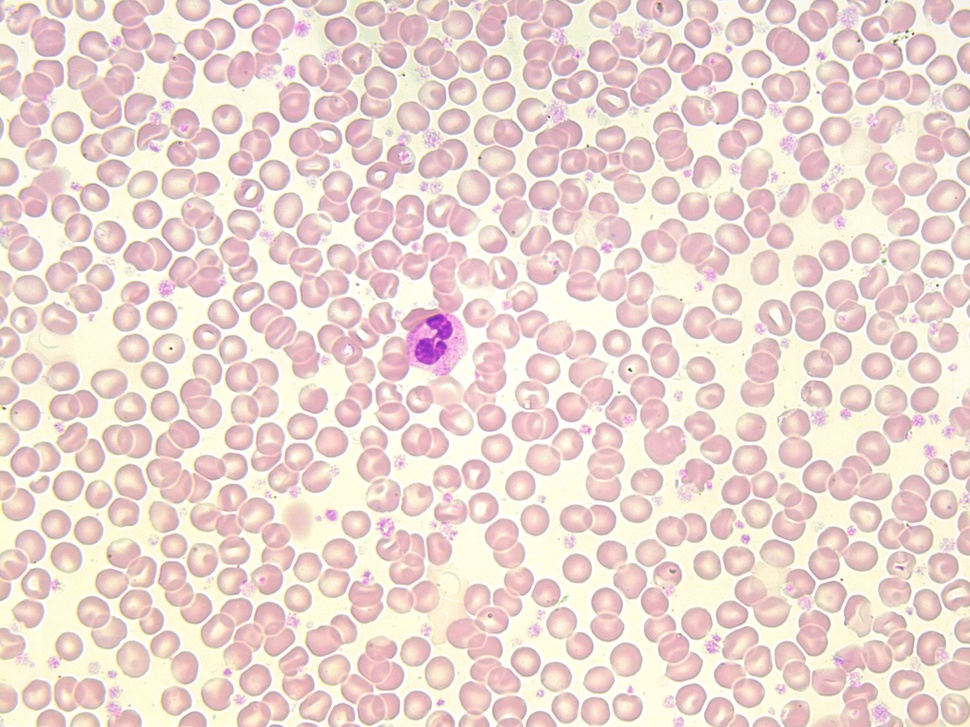
%> input picture Playground/CBC_RBCs_count/smear2.jpg, 970 x 727 px, shrunk from 2048 x 1536 before the run
$ octave CBC_RBC_Morph.m   (GNU Octave 9; MATLAB toolbox functions it lacks are replaced by stand-ins)
%> lines starting %> are read from the running program, lines starting %| are printed output that depends on the picture; in (x1, y1, x2, y2) boxes, pixels count from 0 and x2, y2 are one past the last pixel; in counts of white or black regions, pixels touching at a corner belong together; the program's own positions count from 1
% Load the image package
pkg load image
clc , close all , clear all
% Read the blood smear image
img = imread('smear2.jpg');
%> img is the input picture: size 727x970x3 uint8; mean R, G, B 235.7, 214.9, 208.6

% Convert the image to grayscale
gray_img = rgb2gray(img);
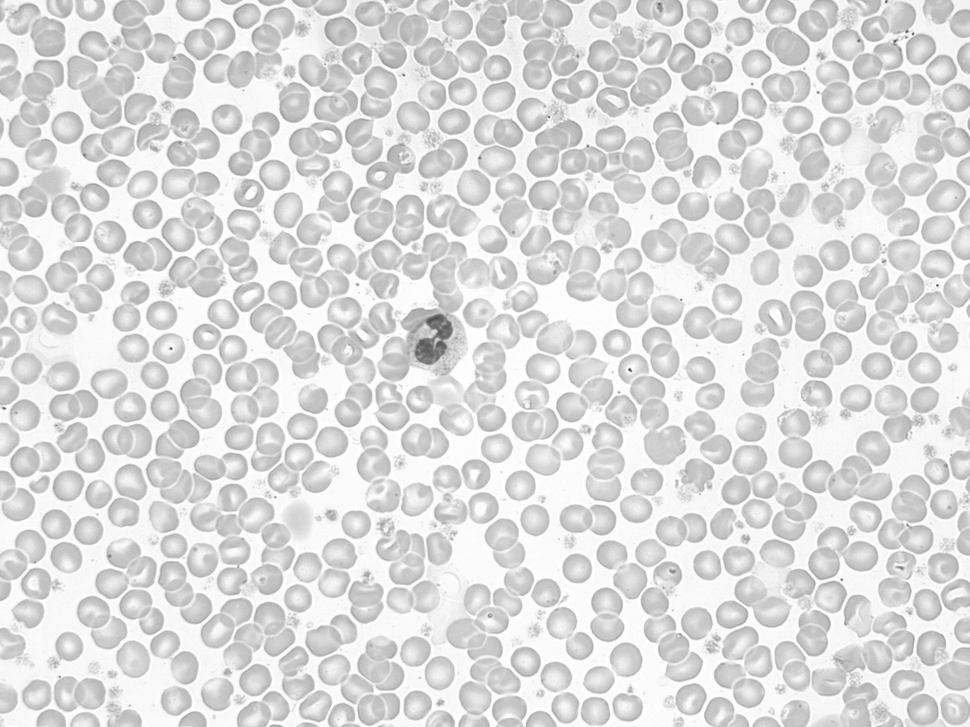
%> gray_img: size 727x970 uint8; min 72, max 255, mean 220.4

% Apply a median filter to reduce noise
filtered_img = medfilt2(gray_img);

% Use edge detection (Canny) to find edges in the image
edges = edge(filtered_img, 'canny');
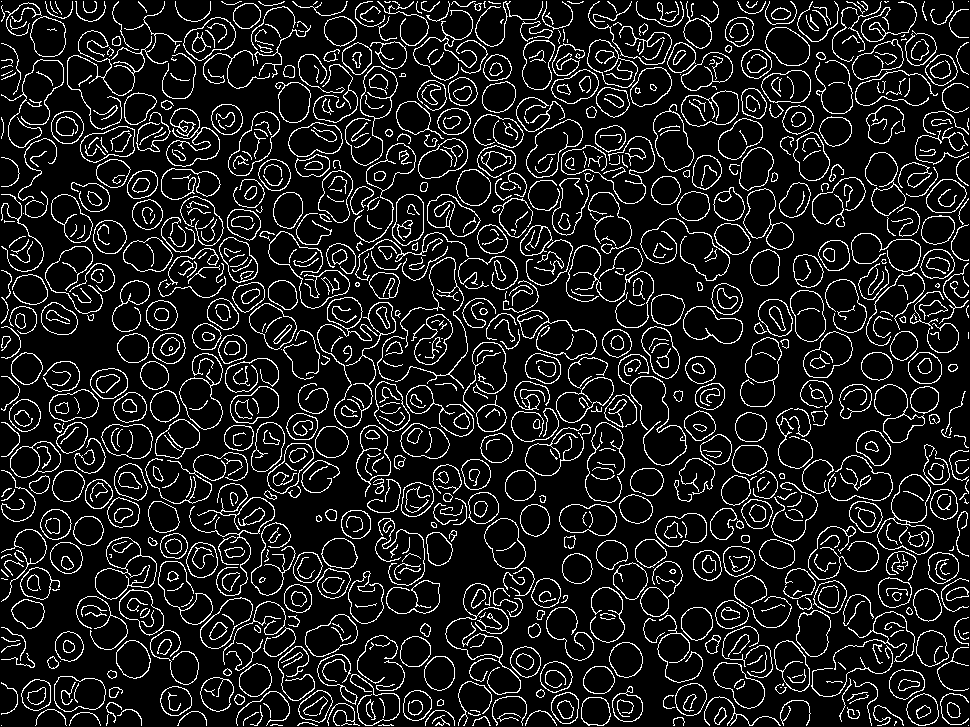
%> edges: size 727x970 logical; 11.7% white in thin lines or dots

% Create a disk-shaped structuring element
function se = disk(radius)
    [X, Y] = meshgrid(-radius:radius, -radius:radius);
    se = (X.^2 + Y.^2) <= radius^2;
end

% Perform a morphological closing operation to close small gaps in the edges
se_close = disk(0.6);
closed_edges = imclose(edges, se_close);

% Fill the holes in the detected edges
filled_img = imfill(closed_edges, 'holes');
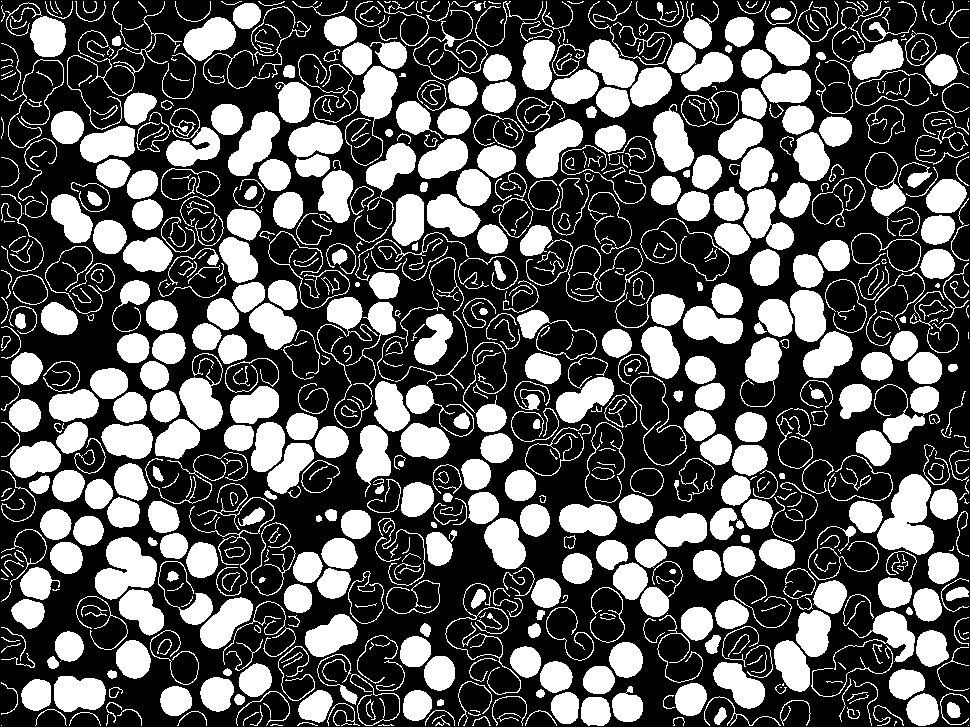
%> filled_img: size 727x970 logical; 36.6% white; 827 white regions (117 under 20 px), largest, box (x1, y1, x2, y2) and area: (877, 474, 934, 555) 2938, (95, 537, 157, 600) 2448, (526, 119, 583, 178) 1909

% Perform morphological opening to remove small objects
se_open = disk(1);
opened_img = imopen(filled_img, se_open);
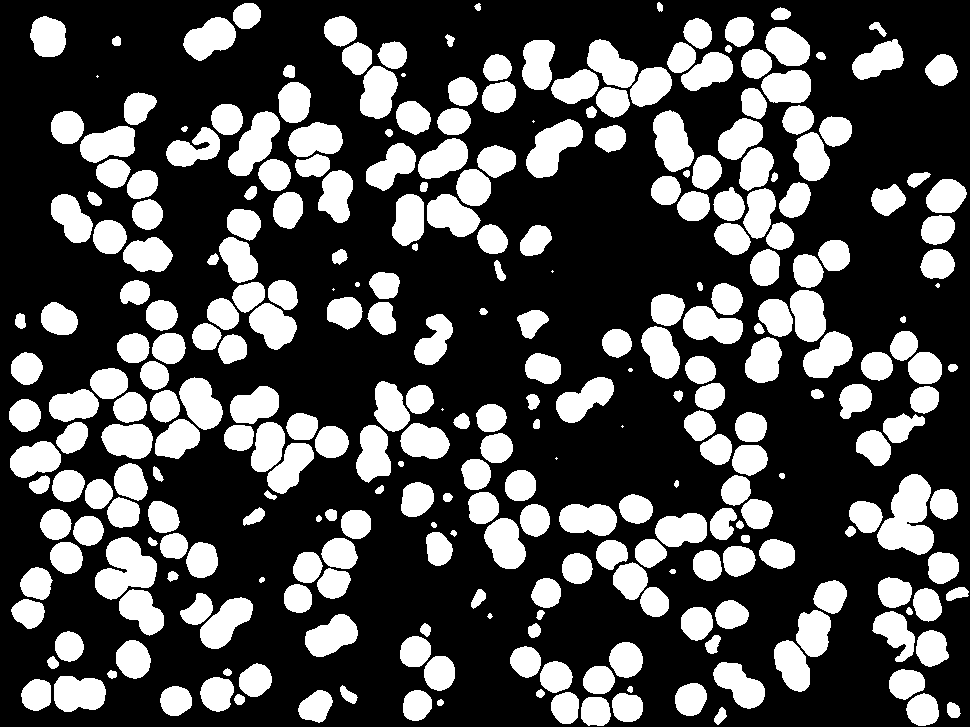
%> opened_img: size 727x970 logical; 30.7% white; 303 white regions (10 under 20 px), largest, box (x1, y1, x2, y2) and area: (877, 474, 934, 555) 2937, (95, 537, 157, 600) 2448, (526, 119, 583, 178) 1909

% Label connected components in the image
[labeled_img, num_objects] = bwlabel(opened_img);
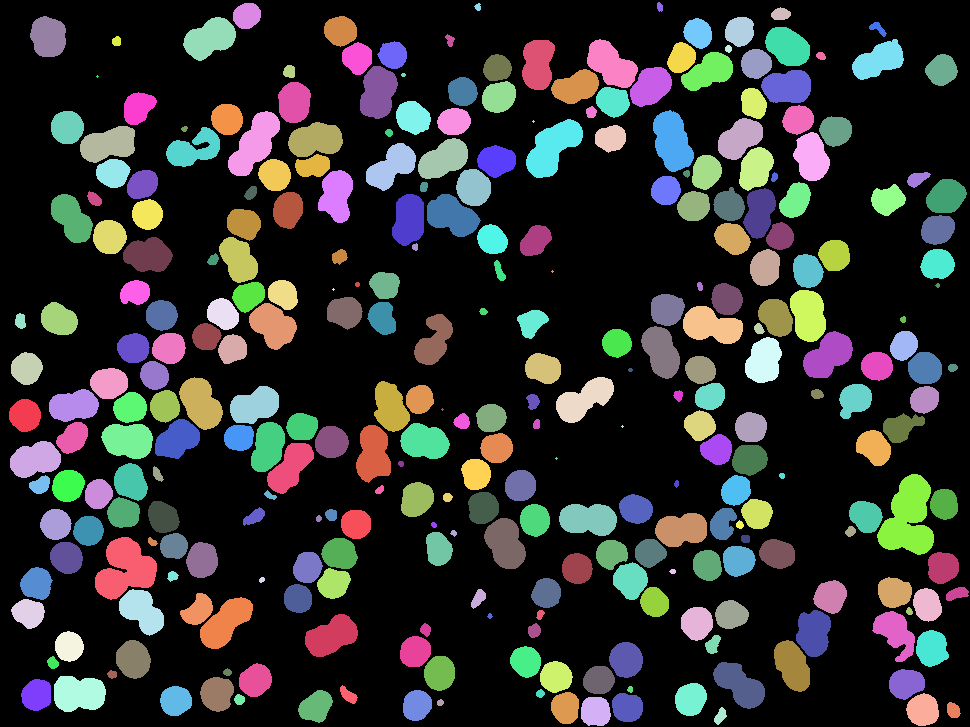
%> labeled_img: size 727x970 double; 304 distinct labels, from 0 to 303; one colour per label, 0 black
%> num_objects = 303

% Print the count of RBCs
disp(['Number of detected objects: ', num2str(num_objects)]);
%| Number of detected objects: 303

% Measure properties of image regions (objects)
props = regionprops(labeled_img, 'Area', 'Perimeter', 'Centroid');
%> props = 303 regions; largest, Area, Centroid and Perimeter: 2937 [909.1 518.8] 268.4, 2448 [125.8 569.8] 240.7, 1909 [553.3 148.1] 182.1, 1828 [255.3 144.4] 182.8, 1747 [672.9 142] 163.3

% Initialize counter for RBCs
rbc_count = 0;

% Display the original image
imshow(img);
hold on;

% Loop through each detected object to determine if it's an RBC
for i = 1:num_objects
    % Calculate the circularity of each object
    circularity = (4 * pi * props(i).Area) / (props(i).Perimeter ^ 2);

    % Check if the object is roughly circular and within size range for RBCs
    if circularity > 0.01 %&& props(i).Area > 100 && props(i).Area < 8000
        rbc_count = rbc_count + 1;

        % Draw a circle around the detected RBC
        radius = sqrt(props(i).Area / pi);
        viscircles(props(i).Centroid, radius, 'EdgeColor', 'g', 'LineWidth', 2);
    end
end
%> this loop made 303 passes
%> (circularity, radius) on passes 1 to 12: (1.06, 16.11), (0.876, 20.83), (1.05, 15.88), (0.999, 15.2), (1.04, 6.58), (0.988, 15.93), (1.04, 15.63), (0.97, 9.3), (0.995, 19.41), (1.05, 15.55), (1.01, 17.13), (1.11, 5.84)
%> after the loop, radius = 4.51; rbc_count = 303

% Display the count of RBCs
title(['Detected RBCs: ', num2str(rbc_count)]);
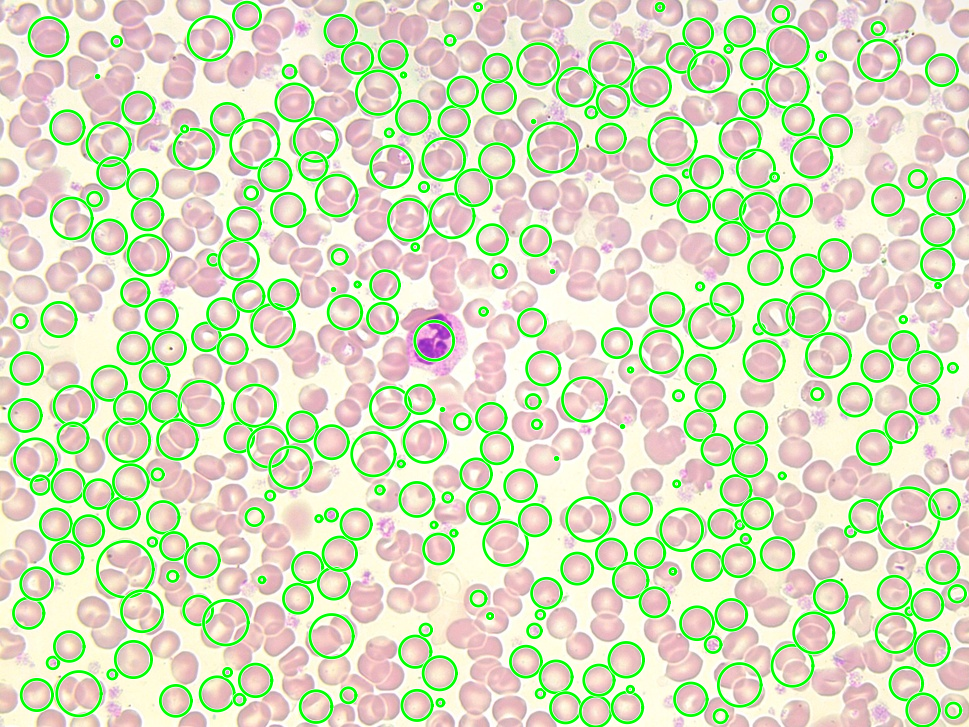
%> figure redrawn from the program's plot data; its title reads 'Detected RBCs: 303'
hold off;

% Print the count of RBCs
disp(['Number of detected RBCs: ', num2str(rbc_count)]);
%| Number of detected RBCs: 303

$ run again, with Playground/CBC_RBCs_count/smear4.jpg copied over Playground/CBC_RBCs_count/smear2.jpg
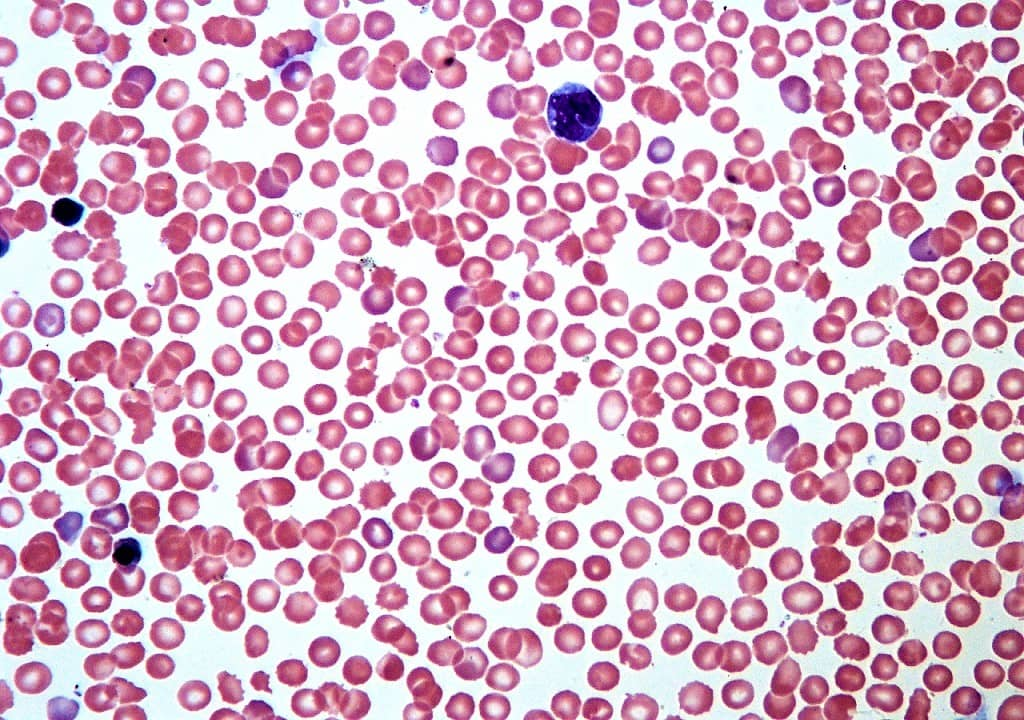
%> input picture Playground/CBC_RBCs_count/smear4.jpg, 1024 x 720 px
%> img is the input picture: size 720x1024x3 uint8; mean R, G, B 214.2, 169.8, 193.3
%> edges: size 720x1024 logical; 9.7% white in thin lines or dots
%> filled_img: size 720x1024 logical; 40.7% white; 622 white regions (59 under 20 px), largest, box (x1, y1, x2, y2) and area: (547, 82, 612, 151) 2618, (422, 24, 476, 89) 2148, (338, 40, 410, 91) 2144
%> opened_img: size 720x1024 logical; 37.6% white; 346 white regions (7 under 20 px), largest, box (x1, y1, x2, y2) and area: (547, 82, 602, 142) 2554, (422, 24, 476, 89) 2147, (488, 627, 543, 669) 1734
%> `[labeled_img, num_objects] = bwlabel(opened_img);`:
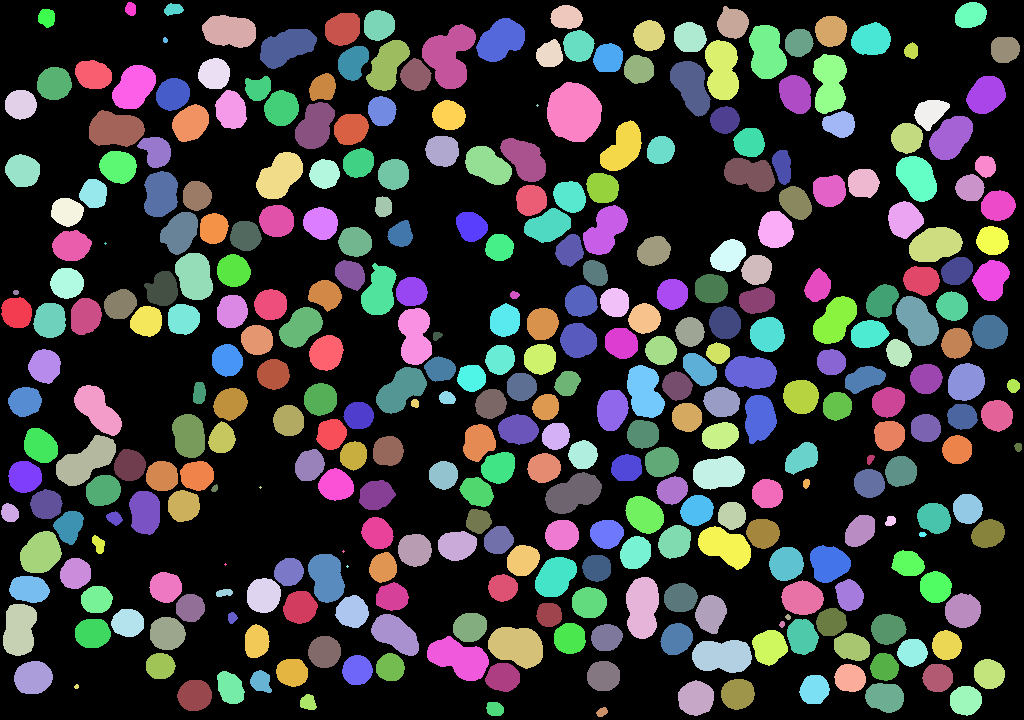
%> labeled_img: size 720x1024 double; 347 distinct labels, from 0 to 346; one colour per label, 0 black
%> num_objects = 346
%| Number of detected objects: 346
%> props = 346 regions; largest, Area, Centroid and Perimeter: 2554 [574.6 112.8] 178.4, 2147 [449.7 56.3] 205.2, 1734 [517.4 646.7] 153.3, 1724 [459.6 659] 167.7, 1698 [86.5 461.8] 171.3
%> the loop `for i = 1:num_objects` made 346 passes
%> (circularity, radius) on passes 1 to 8: (1.03, 15.68), (1.09, 9.22), (0.86, 21.22), (1.06, 15.49), (1.04, 16.91), (1.03, 15.8), (1.05, 16.49), (0.97, 16.61)
%> after the loop `for i = 1:num_objects`: radius = 4.26; rbc_count = 346
%> `title(['Detected RBCs: ', num2str(rbc_count)]);`:
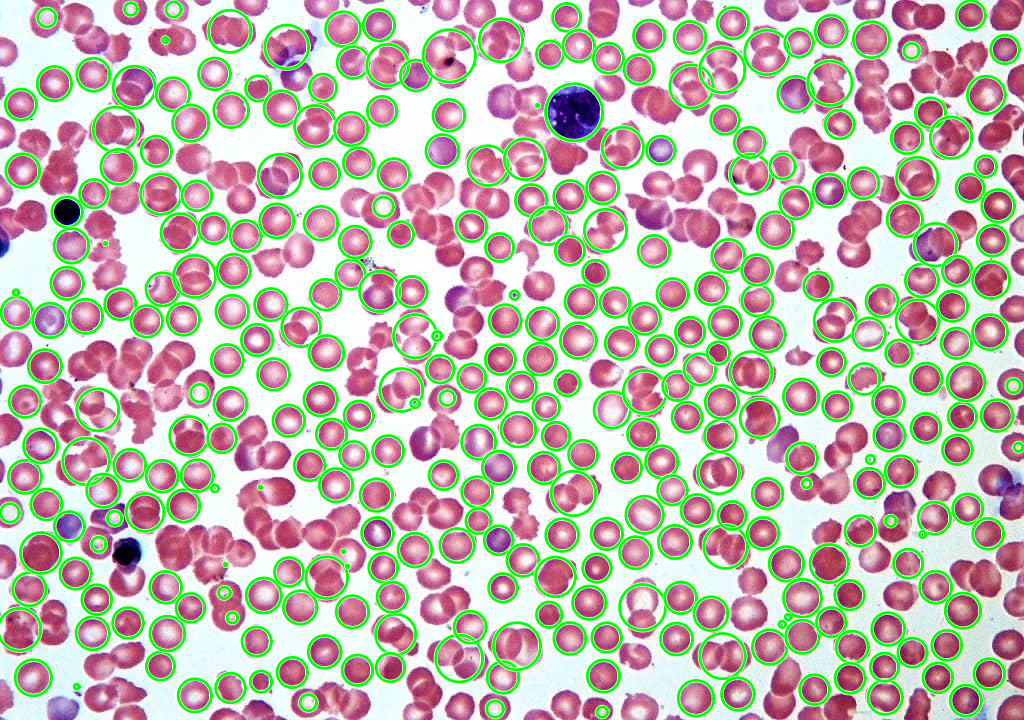
%> figure redrawn from the program's plot data; its title reads 'Detected RBCs: 346'
%| Number of detected RBCs: 346

$ run again, with Playground/CBC_RBCs_count/smear3.webp saved as Playground/CBC_RBCs_count/smear2.jpg
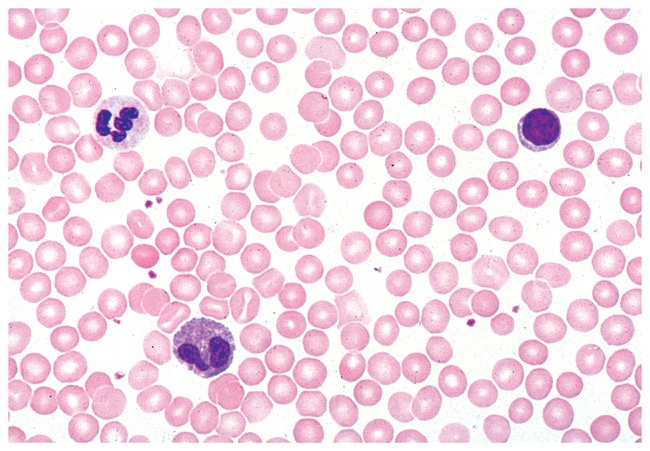
%> input picture Playground/CBC_RBCs_count/smear3.webp, 650 x 451 px
%> img is the input picture: size 451x650x3 uint8; mean R, G, B 243.7, 215.9, 229.1
%> edges: size 451x650 logical; 10.1% white in thin lines or dots
%> filled_img: size 451x650 logical; 42.9% white; 278 white regions (20 under 20 px), largest, box (x1, y1, x2, y2) and area: (387, 385, 443, 423) 1547, (521, 262, 571, 313) 1533, (77, 288, 127, 342) 1494
%> opened_img: size 451x650 logical; 40.2% white; 181 white regions, largest, box (x1, y1, x2, y2) and area: (387, 385, 443, 423) 1547, (521, 262, 571, 313) 1533, (289, 140, 340, 175) 1361
%> `[labeled_img, num_objects] = bwlabel(opened_img);`:
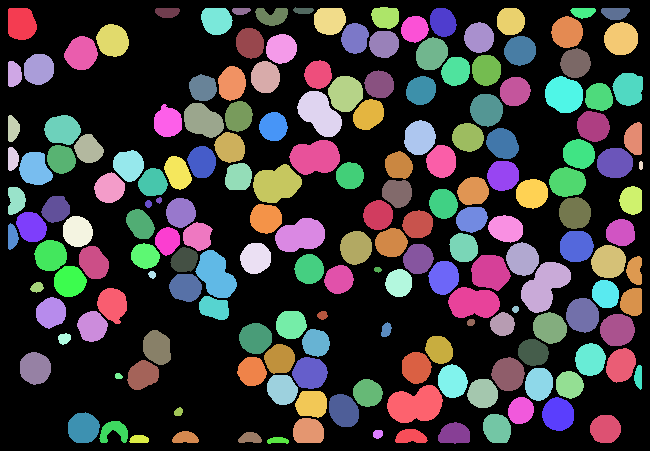
%> labeled_img: size 451x650 double; 182 distinct labels, from 0 to 181; one colour per label, 0 black
%> num_objects = 181
%| Number of detected objects: 181
%> props = 181 regions; largest, Area, Centroid and Perimeter: 1547 [416.1 405.6] 156, 1533 [545.2 286.7] 159.8, 1361 [315.8 157.9] 137.2, 1350 [277 184.7] 136.6, 1320 [320.2 114.2] 138
%> the loop `for i = 1:num_objects` made 181 passes
%> (circularity, radius) on passes 1 to 8: (0.999, 15.94), (0.914, 9.82), (0.827, 8.92), (0.87, 8.23), (0.853, 11.18), (0.78, 8.31), (1.03, 15.05), (0.952, 16.29)
%> after the loop `for i = 1:num_objects`: radius = 3.19; rbc_count = 181
%> `title(['Detected RBCs: ', num2str(rbc_count)]);`:
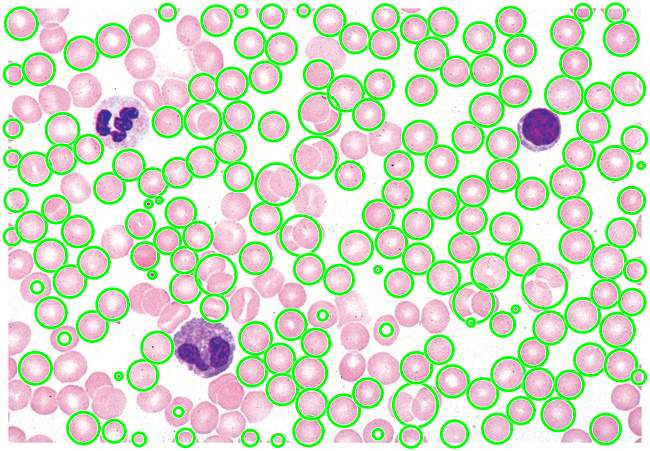
%> figure redrawn from the program's plot data; its title reads 'Detected RBCs: 181'
%| Number of detected RBCs: 181
